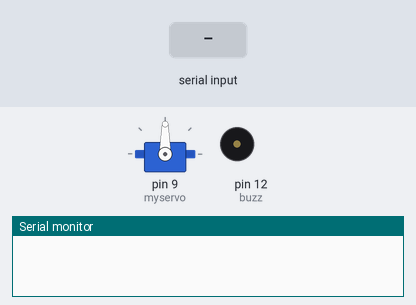
Bench run of a sketch on a simulated Arduino Uno, built with avr-gcc and run on an emulated ATmega328P. Shown: servo, buzzer (waves = sounding, pin HIGH), the last lines printed to the serial monitor. The inputs (shaded band) are chosen by the test bench.

Above: at 1.2 s.
1.3 s: "90,45\n" received over the second serial link
At 3.1 s:
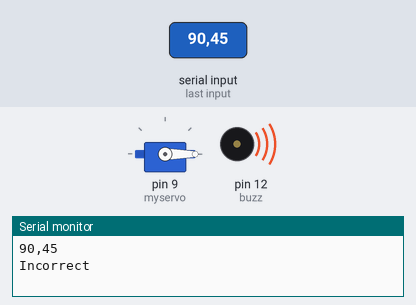
3.8 s: "1234\n" received over the second serial link
At 6.5 s:
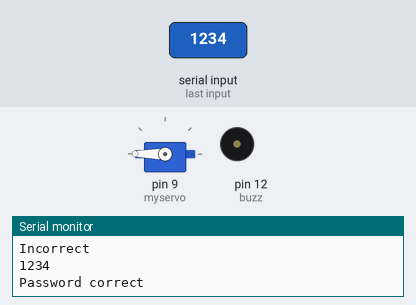
6.8 s: "30,150\n" received over the second serial link
At 9.7 s:
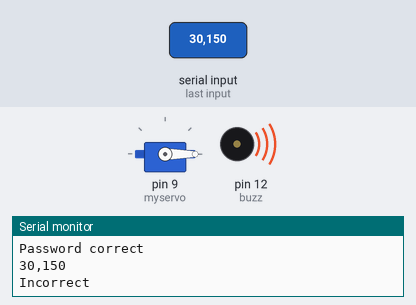
9.8 s: "5\n" received over the second serial link
Timing chart, 0 to 16.0 s (numbered marks = the images above; inputs shaded):
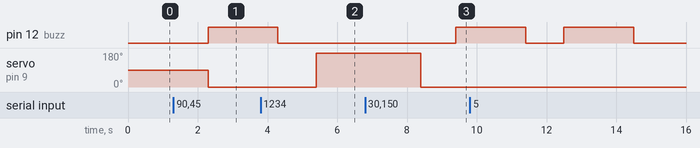

Measured:
- after the input at 1.3 s, pin 12 (buzz): LOW → HIGH after 1.0 s; servo on pin 9 (myservo): 90° → 0° after 1.0 s
- after the input at 3.8 s, servo on pin 9 (myservo): 0° → 180° after 1.6 s
- after the input at 6.8 s, pin 12 (buzz): LOW → HIGH after 2.6 s

The sketch:

SecuritySystem.ino
```cpp
 #include <SoftwareSerial.h>
 #include <Servo.h>
 Servo myservo;
 String BT_input;

 SoftwareSerial Bluetooth (5,6);
 int buzz = 12;
 void setup()
 {

  Serial.begin(9600);
  Bluetooth.begin(9600);
  pinMode(buzz, OUTPUT);
  myservo.attach(9);

 }
void loop()
{
  if (Bluetooth.available()>0)
   {
    BT_input = Bluetooth.readString();
    Serial.println(BT_input);
    if (BT_input.toInt()==1234)
    {
      Serial.println("Password correct");
      myservo.write(180);
      delay(3000);
      myservo.write(0);
    }
  else{
    Serial.println("Incorrect");
    myservo.write(0);
    digitalWrite(buzz, HIGH);
    delay(2000);
    digitalWrite(buzz, LOW);
    delay(100);
  }
      }

}
```
